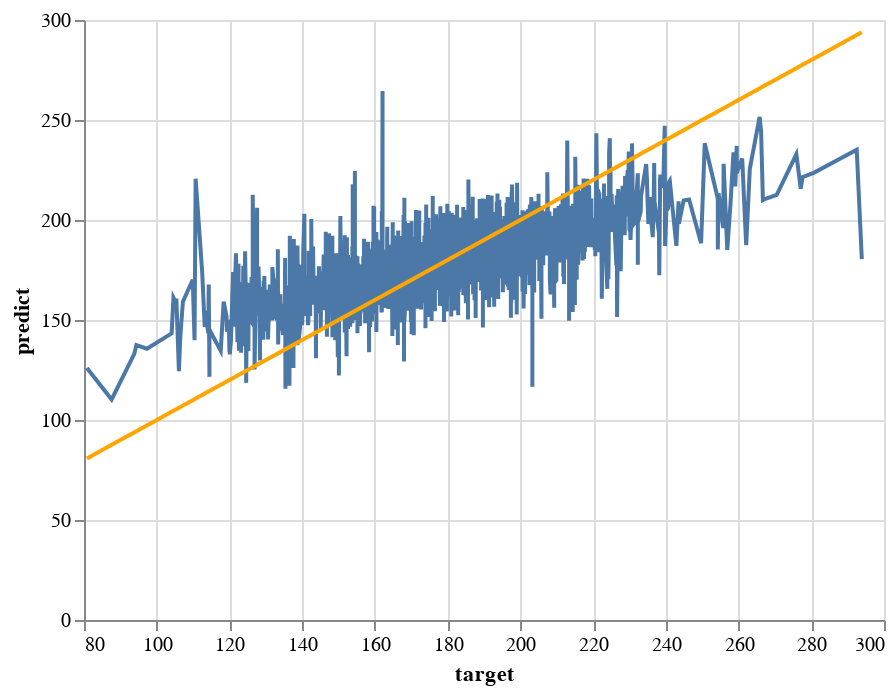

This figure's notebook cell:
### Code cell
# Displaying the line graph of the comparison between the predicted values and actual values of the training set.
perfect_train = alt.Chart(pd.DataFrame({'target': y_train, 'predict': y_train})).mark_line(color='orange').encode(
    x='target',
    y='predict'
)

predicted_train = alt.Chart(pd.DataFrame({'target': y_train, 'predict': y_train_predict})).mark_line().encode(
    x='target',
    y='predict'
  )

predicted_train + perfect_train

### Figure 1 — Vega-Lite specification as saved in the notebook (floating-point values rounded to 4 significant figures; data arrays with more than 128 entries replaced by an {"elided": "..."} marker saying what was removed)
{"config": {"view": {"continuousWidth": 400, "continuousHeight": 300}}, "layer": [{"data": {"name": "data-492c236bfb407b9dae9f866323164c38"}, "mark": "line", "encoding": {"x": {"field": "target", "type": "quantitative"}, "y": {"field": "predict", "type": "quantitative"}}}, {"data": {"name": "data-6861aeddf77a7a611ccc49e9e8fb015f"}, "mark": {"type": "line", "color": "orange"}, "encoding": {"x": {"field": "target", "type": "quantitative"}, "y": {"field": "predict", "type": "quantitative"}}}], "$schema": "https://vega.github.io/schema/vega-lite/v4.17.0.json", "datasets": {"data-492c236bfb407b9dae9f866323164c38": {"elided": "2194 records"}, "data-6861aeddf77a7a611ccc49e9e8fb015f": {"elided": "2194 records"}}}
